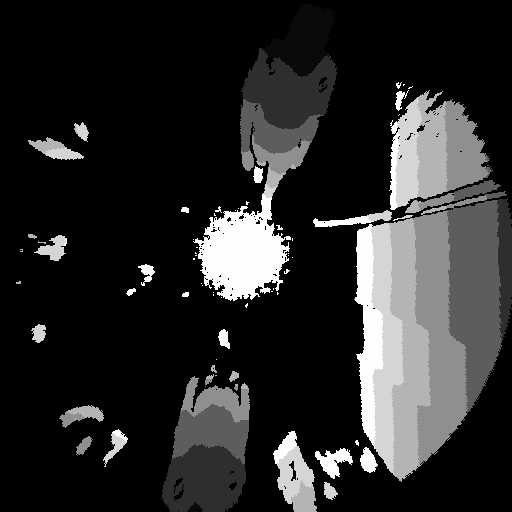
//> input picture Parallelisme/TP_Unite/img_normalized/11.png, 512 x 512 px; its folder holds only this picture in this run
$ ./backgroundSub   (built with g++ and OpenCV 4)
//> lines starting //> are read from the running program, lines starting //| are printed output that depends on the picture; after the words box and inside, x2 and y2 are one past the last pixel; in counts of white or black regions, pixels touching at a corner belong together
#include <stdio.h>
#include <iostream>
#include <string>
#include <vector>
#include <filesystem>
#include <sys/time.h>
#include <opencv2/opencv.hpp>
#include <opencv2/core/core.hpp>
#include <opencv2/highgui/highgui.hpp>
#include <opencv2/imgcodecs.hpp>
#include <opencv2/imgproc.hpp>

using namespace cv;
namespace fs = std::filesystem;

// https://docs.opencv.org/3.4/d1/dc5/tutorial_background_subtraction.html
// https://stackoverflow.com/questions/36004948/segmentation-of-foreground-from-background

bool myCmp(std::string s1, std::string s2)
{

    if (s1.size() == s2.size())
    {
        return s1 < s2;
    }
    else
    {
        return s1.size() < s2.size();
    }
}

int main(int argc, char** argv )
{
    std::string folder("../img_normalized/*.png");
    std::vector<String> filenames;
    cv::glob(folder, filenames, false);
    std::vector<Mat> imgVector;

    std::sort(filenames.begin(), filenames.end(), myCmp);

    for(size_t i = 0; i < filenames.size(); ++i)
    {
        Mat img = imread(filenames[i], IMREAD_GRAYSCALE);
//> img is the input picture: 512 rows x 512 cols, CV_8UC1; min 0, max 255, mean 42.2
        if(!img.data)
        {
            std::cerr << "Problem loading image" << std::endl;
            return -1;
        }
        equalizeHist(img, img);

        imgVector.push_back(img);
    }

    timeval begin, end;
    // Create Background Subtractor objects
    Ptr<BackgroundSubtractor> pBackSubKNN = createBackgroundSubtractorKNN();

    Mat fgMask, labels, stats, centroids;
    int type = MORPH_ELLIPSE;
    Mat erodeElement = getStructuringElement( type,
                       Size( 5, 5 ));
    Mat dilateElement = getStructuringElement( type,
                       Size( 20, 20 ));

    // for training the mask (remove the background on the first frame)
    for (Mat imgSrc : imgVector)
    {
        //update the background model
        pBackSubKNN->apply(imgSrc, fgMask);
    }
//> this loop made 1 pass

    for (Mat imgSrc : imgVector)
    {
        gettimeofday(&begin, nullptr);
        //update the background model
        pBackSubKNN->apply(imgSrc, fgMask);

        erode(fgMask, fgMask, erodeElement);
        dilate(fgMask, fgMask, dilateElement);
        // threshold(fgMask, fgMask, 200, 0, THRESH_TOZERO);

        int nbLabel = connectedComponentsWithStats(fgMask, labels, stats, centroids, 8, CV_16U);
        int nbPerson = 0;

        for (int i = 0; i < nbLabel; i++)
        {
            if (stats.at<int>(i, 4) > 800)
            {
                nbPerson += 1;
            }
        }
        gettimeofday(&end, nullptr);
        std::cout << "MicroSeconds : " << end.tv_usec - begin.tv_usec << std::endl;

        //show the current frame and the fg masks
        auto nbPersonString = std::to_string(nbPerson-1);
        auto font = FONT_HERSHEY_SIMPLEX;
        putText(imgSrc, "Nombre de composantes connexes: " + nbPersonString, Point(20, 50), font, 0.75, Scalar(255., 255., 255.), 1.5, LINE_AA);
        putText(fgMask, "Nombre de composantes connexes: " + nbPersonString, Point(20, 50), font, 0.75, Scalar(255., 255., 255.), 1.5, LINE_AA);
        imshow("Frame", imgSrc);
        imshow("FG Mask KNN", fgMask);

        //get the input from the keyboard
        int keyboard = waitKey(10);
        if (keyboard == 'q' || keyboard == 27)
            break;
    }
//> this loop made 1 pass
//> (stats, centroids, nbLabel, nbPerson, nbPersonString) on pass 1: ([[-1, 2147483647, 0, 0, 0], [0, 0, 512, 512, 262144]], [[nan, nan], [255.5, 255.5]], 2, 1, '0')
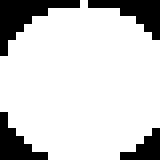
//> dilateElement: 20 rows x 20 cols, CV_8UC1 (shown 8 times larger); values 0 (black) and 1 (white), 81.2% white; 4 black regions (2 under 20 px), largest, box (x1, y1, x2, y2) and area: (0, 0, 10, 7) 27, (11, 0, 20, 5) 20

    return 0;
}
